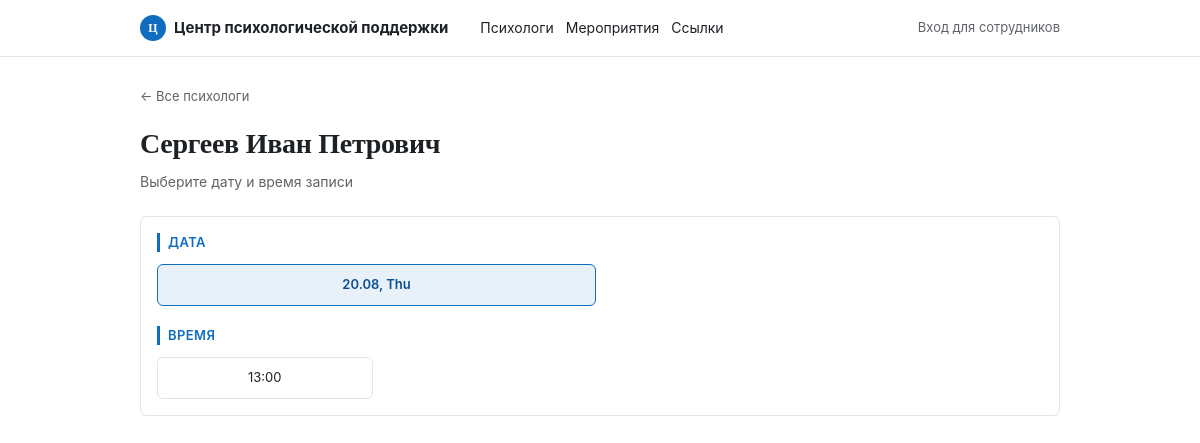
The page /psychologist?id=2&date=2026-08-20 on the database its author committed.
### tables this page shows
CREATE TABLE psychologist_profiles (
    id              INT UNSIGNED AUTO_INCREMENT PRIMARY KEY,
    user_id         INT UNSIGNED NOT NULL UNIQUE,
    photo_path      VARCHAR(255) NULL,
    bio             TEXT NULL,
    max_hours_per_week SMALLINT UNSIGNED NOT NULL DEFAULT 9,
    FOREIGN KEY (user_id) REFERENCES users(id) ON DELETE CASCADE
);

CREATE TABLE users (
    id              INT UNSIGNED AUTO_INCREMENT PRIMARY KEY,
    role            ENUM('client', 'psychologist', 'admin') NOT NULL DEFAULT 'client',
    last_name       VARCHAR(100) NOT NULL,
    first_name      VARCHAR(100) NOT NULL,
    patronymic      VARCHAR(100) NULL,
    group_or_dept   VARCHAR(100) NULL COMMENT 'группа студента / кафедра ППС / отдел сотрудника',
    phone           VARCHAR(20)  NULL,
    email           VARCHAR(150) NULL UNIQUE,
    password_hash   VARCHAR(255) NULL COMMENT 'NULL пока нет своей авторизации / если вход через SSO портала',
    created_at      DATETIME NOT NULL DEFAULT CURRENT_TIMESTAMP
);

CREATE TABLE schedule_slots (
    id              INT UNSIGNED AUTO_INCREMENT PRIMARY KEY,
    psychologist_id INT UNSIGNED NOT NULL,
    slot_date       DATE NOT NULL,
    start_time      TIME NOT NULL,
    end_time        TIME NOT NULL,
    format          ENUM('individual', 'group', 'family') NOT NULL DEFAULT 'individual',
    status          ENUM('free', 'booked', 'blocked') NOT NULL DEFAULT 'free',
    is_emergency_override BOOLEAN NOT NULL DEFAULT FALSE
                    COMMENT 'слот добавлен сверх недельного лимита 9ч — экстренный случай',
    created_at      DATETIME NOT NULL DEFAULT CURRENT_TIMESTAMP,
    FOREIGN KEY (psychologist_id) REFERENCES psychologist_profiles(id) ON DELETE CASCADE,
    INDEX idx_slot_lookup (psychologist_id, slot_date, status)
);

### src/Controllers/BookingController.php (called while the page is built, shortened)
<?php
class BookingController
{
    public function show(): void
    {
        $db = Database::connection();
        $psychologistId = (int)($_GET['id'] ?? 0);
        $selectedDate = $_GET['date'] ?? null;
        $stmt = $db->prepare(
            "SELECT p.id, u.first_name, u.last_name, u.patronymic
             FROM psychologist_profiles p
             JOIN users u ON u.id = p.user_id
             WHERE p.id = ?"
        );
        $stmt->execute([$psychologistId]);
        $psychologist = $stmt->fetch();
        $stmt = $db->prepare(
            "SELECT DISTINCT slot_date
             FROM schedule_slots
             WHERE psychologist_id = ? AND status = 'free' AND slot_date >= CURDATE()
             ORDER BY slot_date"
        );
        $stmt->execute([$psychologistId]);
        $dates = $stmt->fetchAll(PDO::FETCH_COLUMN);
        $times = [];
        if ($selectedDate) {
            $stmt = $db->prepare(
                "SELECT id, start_time
                 FROM schedule_slots
                 WHERE psychologist_id = ? AND slot_date = ? AND status = 'free'
                 ORDER BY start_time"
            );
            $stmt->execute([$psychologistId, $selectedDate]);
            $times = $stmt->fetchAll();
        }
        require __DIR__ . '/../../templates/psychologist.php';
    }
}

### src/Core/Router.php (called while the page is built, shortened)
<?php
class Router
{
    private array $routes = [];
    public function get(string $path, array $handler): void
    {
        $this->routes['GET'][$path] = $handler;
    }
    public function post(string $path, array $handler): void
    {
        $this->routes['POST'][$path] = $handler;
    }
    public function dispatch(string $method, string $uri): void
    {
        $path = parse_url($uri, PHP_URL_PATH);
        $path = rtrim($path, '/') ?: '/';
        $handler = $this->routes[$method][$path] ?? null;
        [$controllerClass, $action] = $handler;
        $controller = new $controllerClass();
        $controller->$action();
    }
}

### public/index.php (called while the page is built, shortened)
<?php
$router = new Router();
$router->get('/', [HomeController::class, 'index']);
$router->get('/psychologist', [BookingController::class, 'show']);
$router->get('/book', [BookingController::class, 'bookForm']);
$router->post('/book', [BookingController::class, 'store']);
$router->get('/login', [AuthController::class, 'loginForm']);
$router->post('/login', [AuthController::class, 'login']);
$router->get('/logout', [AuthController::class, 'logout']);
$router->get('/cabinet', [ClientController::class, 'cabinet']);
$router->post('/cabinet/cancel', [ClientController::class, 'cancel']);
$router->get('/dashboard', [PsychologistController::class, 'dashboard']);
$router->get('/dashboard/schedule', [PsychologistController::class, 'schedule']);
$router->post('/dashboard/schedule', [PsychologistController::class, 'addSlot']);
$router->post('/dashboard/schedule/block', [PsychologistController::class, 'blockSlot']);
$router->get('/dashboard/clients', [PsychologistController::class, 'clients']);
$router->get('/dashboard/clients/show', [PsychologistController::class, 'clientDetail']);
$router->post('/dashboard/notes', [PsychologistController::class, 'addNote']);
$router->get('/announcements', [AnnouncementController::class, 'index']);
$router->get('/dashboard/announcements', [AnnouncementController::class, 'manage']);
$router->post('/dashboard/announcements', [AnnouncementController::class, 'create']);
$router->post('/dashboard/announcements/delete', [AnnouncementController::class, 'delete']);
$router->get('/contacts', [ContactController::class, 'index']);
$router->get('/admin/contacts', [ContactController::class, 'manage']);
$router->post('/admin/contacts', [ContactController::class, 'create']);
$router->post('/admin/contacts/delete', [ContactController::class, 'delete']);
$router->get('/admin', [AdminController::class, 'index']);
$router->get('/admin/psychologists/new', [AdminController::class, 'newPsychologistForm']);
$router->post('/admin/psychologists', [AdminController::class, 'createPsychologist']);
$router->get('/admin/notifications', [AdminController::class, 'notifications']);
$router->dispatch($_SERVER['REQUEST_METHOD'], $_SERVER['REQUEST_URI']);

### templates/psychologist.php (the view, shortened to what this page needs)
<?php
require __DIR__ . '/partials/header.php';
?>
<a href="/" class="back-link">← Все психологи</a>
<h1><?= htmlspecialchars($psychologist['last_name'] . ' ' . $psychologist['first_name'] . ' ' . ($psychologist['patronymic'] ?? '')) ?></h1>
<p class="subtitle">Выберите дату и время записи</p>
<div class="card">
    <p class="section-label">Дата</p>
    <?php if (empty($dates)): ?>
        <p class="empty-state">Свободных дат пока нет</p>
    <?php else: ?>
        <div class="date-grid">
            <?php foreach ($dates as $date): ?>
                <?php
                    $isActive = $selectedDate === $date;
                    $formatted = date('d.m, D', strtotime($date));
                ?>
                <a href="/psychologist?id=<?= (int)$psychologist['id'] ?>&date=<?= htmlspecialchars($date) ?>"
                   class="pill <?= $isActive ? 'active' : '' ?>">
                    <?= htmlspecialchars($formatted) ?>
                </a>
            <?php endforeach; ?>
        </div>
    <?php endif; ?>
    <?php if ($selectedDate): ?>
        <p class="section-label" style="margin-top:20px;">Время</p>
        <?php if (empty($times)): ?>
            <p class="empty-state">На эту дату свободного времени не осталось</p>
        <?php else: ?>
            <div class="time-grid">
                <?php foreach ($times as $t): ?>
                    <a href="/book?slot_id=<?= (int)$t['id'] ?>" class="pill">
                        <?= htmlspecialchars(substr($t['start_time'], 0, 5)) ?>
                    </a>
                <?php endforeach; ?>
            </div>
        <?php endif; ?>
    <?php endif; ?>
</div>
<?php require __DIR__ . '/partials/footer.php'; ?>

### public/assets/css/style.css (style rules this page uses)
:root { --blue: #0F6CBF; --blue-dark: #0B4F8F; --blue-light: #E8F1FA; --ink: #1D2125; --muted: #5F6368; --border: #E3E5E8; --bg: #FFFFFF; --panel: #F5F6F8; --white: #FFFFFF; --radius: 6px; --font-display: Georgia, "Times New Roman", serif; --font-sans: -apple-system, "Segoe UI", Roboto, Arial, sans-serif; --text: var(--ink); --text-secondary: var(--muted); }
* { box-sizing: border-box; }
body { margin: 0; font-family: var(--font-sans); background: var(--bg); color: var(--ink); font-size: 15px; line-height: 1.5; }
a { color: var(--blue); }
h1 { font-family: var(--font-display); font-size: 28px; font-weight: 700; margin: 0 0 6px; letter-spacing: -0.01em; }
.subtitle { color: var(--muted); font-size: 14px; margin: 0 0 24px; }
.section-label { font-size: 13px; font-weight: 600; text-transform: uppercase; letter-spacing: 0.03em; color: var(--blue); border-left: 3px solid var(--blue); padding-left: 8px; margin: 0 0 12px; }
.card { background: var(--white); border: 1px solid var(--border); border-radius: var(--radius); padding: 16px; margin-bottom: 12px; }
.date-grid, .time-grid { display: grid; grid-template-columns: repeat(2, minmax(0, 1fr)); gap: 8px; }
.time-grid { grid-template-columns: repeat(4, minmax(0, 1fr)); }
.pill { display: block; text-align: center; padding: 10px 6px; border: 1px solid var(--border); border-radius: var(--radius); text-decoration: none; color: var(--ink); font-size: 13px; }
.pill.active { background: var(--blue-light); border-color: var(--blue); color: var(--blue-dark); font-weight: 600; }
.back-link { display: inline-block; margin-bottom: 16px; color: var(--muted); text-decoration: none; font-size: 13px; }

### rows shown on the page
psychologist_profiles: user.patronymic "Сергеев Иван Петрович"
schedule_slots: start_time "13:00"

### other values the page prints
$formatted "20.08, Thu"
